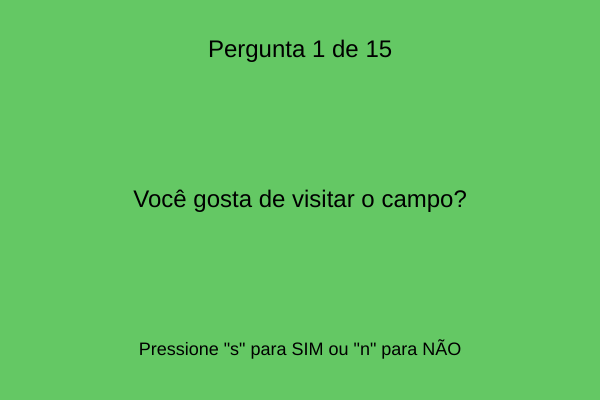
Frame 1 (no input)
Frame 60 (no input): identical to frame 1, image omitted
Frame 120 (the mouse pressed at the canvas centre since frame 60): identical to frame 1, image omitted

The p5.js sketch that drew this single still picture (run headless with seeded random() and noise() and a simulated clock; from frame 60 on, the mouse is pressed at the canvas centre):

// p5.js sketch
// ── sketch.js
let perguntas = [
  "Você gosta de visitar o campo?",
  "Você já plantou alguma coisa?",
  "Você gosta de passeios ao ar livre?",
  "Você conhece algum produtor rural?",
  "Você acha importante preservar as florestas?",
  "Você já foi a uma feira na cidade?",
  "Você gosta de andar de bicicleta no parque?",
  "Você já visitou uma fazenda?",
  "Você acha que a cidade precisa do campo?",
  "Você já viu uma colheita?",
  "Você gosta de alimentos orgânicos?",
  "Você já participou de alguma festa típica do campo?",
  "Você gosta da vida agitada da cidade?",
  "Você acha importante ter áreas verdes na cidade?",
  "Você gostaria de morar no campo?"
];

let respostas = [];
let perguntaAtual = 0;
let totalAcertos = 0;
let jogoAcabou = false;

let corBase = 100; // valor inicial da cor
let incrementoCor = 10; // quanto a cor aumenta a cada pergunta

function setup() {
  createCanvas(600, 400);
  textAlign(CENTER, CENTER);
  textSize(24);
}

function draw() {
  let corAtual = corBase + perguntaAtual * incrementoCor;
  background(corAtual % 255, 200, corAtual % 255);

  if (!jogoAcabou) {
    fill(0);
    text("Pergunta " + (perguntaAtual + 1) + " de " + perguntas.length, width/2, 50);
    text(perguntas[perguntaAtual], width/2, height/2);
    textSize(18);
    text('Pressione "s" para SIM ou "n" para NÃO', width/2, height - 50);
    textSize(24);
  } else {
    fill(0, 100, 0);
    textSize(30);
    text("Fim do Jogo!", width/2, height/2 - 50);
    textSize(24);
    text("Você respondeu " + totalAcertos + " vezes 'Sim'.", width/2, height/2);
    text("Obrigado por jogar!", width/2, height/2 + 50);
  }
}

function keyPressed() {
  if (!jogoAcabou) {
    if (key === 's' || key === 'S') {
      respostas.push("Sim");
      totalAcertos++;
      proximaPergunta();
    } else if (key === 'n' || key === 'N') {
      respostas.push("Não");
      proximaPergunta();
    }
  }
}
//eu presiso que vc faça um jogo no p5js sobre celebrando campo a cidade entao preiso de um jogo de perguntas se for "s" para sim que funcione e "n" para não no minimo 15 perguntas, e que mude de cor a cada pergunta que passe 
//chatgpt

function proximaPergunta() {
  perguntaAtual++;
  if (perguntaAtual >= perguntas.length) {
    jogoAcabou = true;
  }
}
